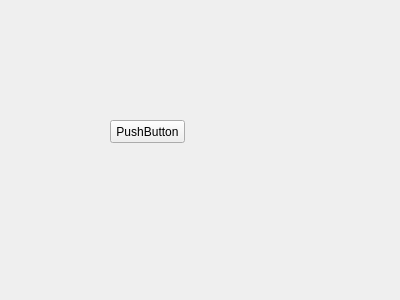
<?xml version="1.0" encoding="UTF-8"?>
<ui version="4.0">
 <class>Widget</class>
 <widget class="QWidget" name="Widget">
  <property name="geometry">
   <rect>
    <x>0</x>
    <y>0</y>
    <width>400</width>
    <height>300</height>
   </rect>
  </property>
  <property name="windowTitle">
   <string>Widget</string>
  </property>
  <widget class="QPushButton" name="pushButton">
   <property name="geometry">
    <rect>
     <x>110</x>
     <y>120</y>
     <width>75</width>
     <height>23</height>
    </rect>
   </property>
   <property name="text">
    <string>PushButton</string>
   </property>
  </widget>
 </widget>
 <layoutdefault spacing="6" margin="11"/>
 <resources/>
 <connections/>
</ui>
